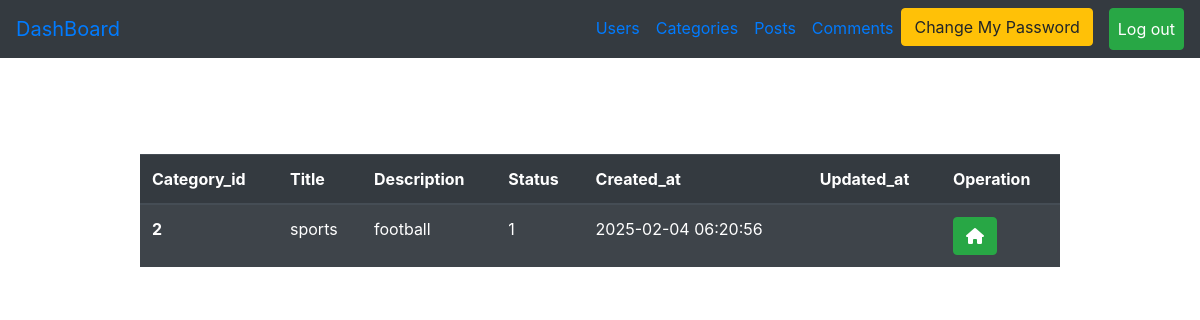
The page /Admin/categories.php?page=show&category_id=2 (signed in) on the database its author committed.
### tables this page shows
CREATE TABLE `categories` (
  `category_id` int(11) NOT NULL,
  `title` varchar(255) NOT NULL,
  `description` varchar(255) NOT NULL,
  `status` enum('0','1') NOT NULL,
  `created_at` timestamp NULL DEFAULT NULL,
  `updated_at` timestamp NULL DEFAULT NULL
);

### Admin/categories.php (the view)
<?php
include("initials.php");
if (isset($_SESSION['login'])) {
    $page = "All";
    if (isset($_GET['page'])) {
        $page = $_GET['page'];
    }
    if ($page == "All") {
        $statment = $connect->prepare("select * from categories");
        $statment->execute();
        $usercount = $statment->rowcount();
        $result = $statment->fetchall();
?>
        <div class="container mt-5 ">
            <div class="row">
                <div class="col-md-10 m-auto pt-5">
                    <div>
                        <?php
                        if (isset($_SESSION['message'])) {
                            echo "<h4 class='text-center alert alert-success'>" . $_SESSION['message'] . "</h4>";
                            unset($_SESSION['message']);
                            header("refresh:3;url=categories.php");
                        }
                        ?>
                        <h4 class="text-center mb-4">NUMBER OF CATEGORIES
                            <span class="badge badge-primary"><?php echo $usercount ?></span>
                            <a href="?page=create" class="btn btn-success">create new category</a>
                        </h4>
                        <table class="table table-striped table-dark ">
                            <thead>
                                <tr>
                                    <th scope="col">Category_id</th>
                                    <th scope="col">Title</th>
                                    <th scope="col">Description</th>
                                    <th scope="col">Status</th>
                                    <th scope="col">Operation</th>
                                </tr>
                            </thead>
                            <tbody>
                                <?php
                                foreach ($result as $item) {
                                ?>
                                    <tr>
                                        <th scope="row"><?php echo $item['category_id'] ?></th>
                                        <td><?php echo $item['title'] ?></td>
                                        <td><?php echo $item['description'] ?></td>
                                        <td><?php echo $item['status'] ?></td>
                                        <td>
                                            <a href="?page=show&category_id=<?php echo $item['category_id'] ?>" class="btn btn-primary"><i class="fa-solid fa-eye"></i></a>
                                            <a href="?page=edit&category_id=<?php echo $item['category_id'] ?>" class="btn btn-success"><i class="fa-solid fa-pen-to-square"></i></a>
                                            <a href="?page=delete&category_id=<?php echo $item['category_id'] ?>" class="btn btn-danger"><i class="fa-solid fa-trash"></i></a>
                                        </td>
                                    </tr>
                                <?php
                                }
                                ?>
                            </tbody>
                        </table>
                    </div>
                </div>
            </div>
        </div>
    <?php
    } else if ($page == "show") {
        if (isset($_GET['category_id'])) {
            $category_id = $_GET['category_id'];
        }
        $statment = $connect->prepare("select * from categories where category_id =?");
        $statment->execute(array($category_id));
        $item = $statment->fetch();
    ?>
        <div class="container mt-5 pt-5">
            <div class="row">
                <div class="col-md-10 m-auto">
                    <table class="table table-striped table-dark">
                        <thead>
                            <tr>
                                <th scope="col">Category_id</th>
                                <th scope="col">Title</th>
                                <th scope="col">Description</th>
                                <th scope="col">Status</th>
                                <th scope="col">Created_at</th>
                                <th scope="col">Updated_at</th>
                                <th scope="col">Operation</th>
                            </tr>
                        </thead>
                        <tbody>
                            <tr>
                                <th scope="row"><?php echo $item['category_id'] ?></th>
                                <td><?php echo $item['title'] ?></td>
                                <td><?php echo $item['description'] ?></td>
                                <td><?php echo $item['status'] ?></td>
                                <td><?php echo $item['created_at'] ?></td>
                                <td><?php echo $item['updated_at'] ?></td>
                                <td>
                                    <a href="categories.php" class="btn btn-success"><i class="fa-solid fa-house"></i></a>
                            </tr>
                        </tbody>
                    </table>
                </div>
            </div>
        </div>
    <?php
    } else if ($page == "delete") {
        if (isset($_GET['category_id'])) {
            $category_id = $_GET['category_id'];
        }
        $statment = $connect->prepare("delete from categories where  category_id=?");
        $statment->execute(array($category_id));
        $_SESSION['message'] = "deleted sucessfully";
        header("Location:categories.php");
    } else if ($page == "create") {
    ?>
        <div class="container mt-5">
            <div class="row">
                <div class="col-md-10 m-auto">
                    <h4 class="text-center mt-4">CREATE CATEGORY PAGE</h4>
                    <form action="?page=savenew" method="post">
                        <label>CATEGORY_ID</label>
                        <input type="text" name="category_id" class="form-control mb-4">
                        <label>TITLE</label>
                        <input type="text" name="title" class="form-control mb-4">
                        <label>DESCRIPTION</label>
                        <input type="text" name="desc" class="form-control mb-4">
                        <label>STATUS</label>
                        <select name="status" class="form-control mb-4">
                            <option value="1">active</option>
                            <option value="0">block</option>
                        </select>
                        <input type="submit" class="form-control  btn btn-success" value="CREATE NEW CATEGORY">
                    </form>
                </div>
            </div>
        </div>
    <?php
    } else if ($page == "savenew") {
        if ($_SERVER['REQUEST_METHOD'] == "POST") {
            $category_id = $_POST['category_id'];
            $title = $_POST['title'];
            $desc = $_POST['desc'];
            $status = $_POST['status'];
        }
        try {
            $statment = $connect->prepare("insert into categories
        (category_id,title,description,`status`,created_at)
        values
        (?,?,?,?,now())");
            $statment->execute(array($category_id, $title, $desc, $status));
            $_SESSION['message'] = "created sucessfully";
            header("Location:categories.php");
        } catch (PDOException $e) {
            echo "<h4 class='text-center alert alert-danger'>DUPLICATED IN VALUES</h4>";
            header("Refresh:3;url=categories.php?page=create");
        }
    } else if ($page == "edit") {
        if (isset($_GET['category_id'])) {
            $category_id = $_GET['category_id'];
        }
        $statment = $connect->prepare("select * from categories where category_id=?");
        $statment->execute(array($category_id));
        $item = $statment->fetch();
    ?>
        <div class="container mt-5">
            <div class="row">
                <div class="col-md-10 m-auto">
                    <h4 class="text-center mt-4">UPDATE CATEGORY PAGE</h4>
                    <form action="?page=saveupdate" method="post">
                        <input type="hidden" name="oldid" value="<?php echo $item['category_id'] ?>" class="form-control mb-4">
                        <label>CATEGORY_ID</label>
                        <input type="text" name="new_id" value="<?php echo $item['category_id'] ?>" class="form-control mb-4">
                        <label>TITLE</label>
                        <input type="text" name="title" value="<?php echo $item['title'] ?>" class="form-control mb-4">
                        <label>DESCRIPTION</label>
                        <input type="text" name="desc" value="<?php echo $item['description'] ?>" class="form-control mb-4">
                        <label>STATUS</label>
                        <select name="status" class="form-control mb-4">
                            <?php
                            if ($item['status'] == "1") {
                                echo '<option value="1" selected>active</option>';
                                echo  '<option value="0">block</option>';
                            } else {
                                echo '<option value="1" >active</option>';
                                echo  '<option value="0" selected>block</option>';
                            }
                            ?>
                        </select>
                        <input type="submit" class="form-control  btn btn-success" value="UPDATE CATEGORY">
                    </form>
                </div>
            </div>
        </div>
    <?php
    } else if ($page == "saveupdate") {
        if ($_SERVER['REQUEST_METHOD'] == "POST") {
            $oldid = $_POST['oldid'];
            $new_id = $_POST['new_id'];
            $title = $_POST['title'];
            $desc = $_POST['desc'];
            $status = $_POST['status'];
        }
        try {
            $statment = $connect->prepare("UPDATE categories
        SET category_id=?,title=?,description=?,`status`=?,updated_at=now()
        WHERE category_id=?");
            $statment->execute(array($new_id, $title, $desc, $status, $oldid));
            $_SESSION['message'] = "UPDATED SUCESSFULLY";
            header("Location:categories.php");
        } catch (PDOException $e) {
            echo "<h4 class='text-center alert alert-danger'>DUPLICATED IN VALUES</h4>";
            header("Refresh:3;url=categories.php?page=edit&category_id=$oldid");
        }
    }
    ?>
<?php
} else {
    $_SESSION['message'] = "Please Login First";
    header("Location:../login.php");
}
include("Includes/temp/footer.php");
?>

### rows shown on the page
categories: category_id "2", title "sports", description "football", status "1", created_at "2025-02-04 06:20:56"
